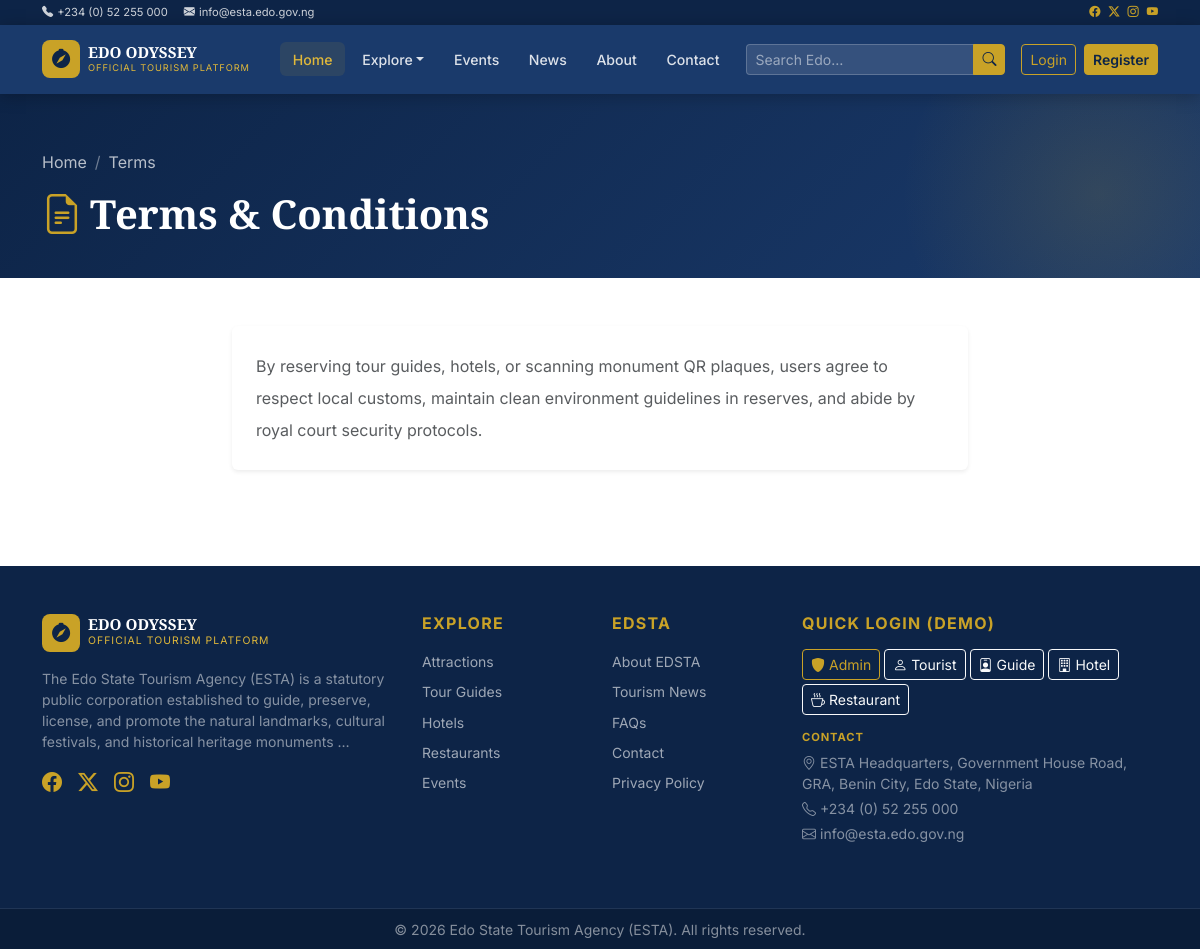
Screenshot of /terms with the database file from the repository.
### app/models/models.py (models this page shows)
class CMSSetting(db.Model):
    __tablename__ = "cms_settings"
    id = db.Column(db.Integer, primary_key=True)
    key = db.Column(db.String(100), unique=True, nullable=False, index=True)
    value = db.Column(db.Text, nullable=False)
    label = db.Column(db.String(150), nullable=True)
    group = db.Column(db.String(50), default="general", nullable=True)
    updated_at = db.Column(db.DateTime, default=datetime.utcnow, onupdate=datetime.utcnow)

### app/main/routes.py (the view)
@main_bp.route("/terms")
def terms():
    return render_template("main/terms.html")

### app/templates/main/terms.html (shortened to what this page needs)
{% extends "base.html" %}
{% block content %}
<div class="page-hero"><div class="container"><nav aria-label="breadcrumb"><ol class="breadcrumb"><li class="breadcrumb-item"><a href="{{ url_for('main.home') }}">Home</a></li><li class="breadcrumb-item active">Terms</li></ol></nav><h1><i class="bi bi-file-earmark-text me-2 text-gold"></i>Terms & Conditions</h1></div></div>
<div class="container py-5"><div class="row justify-content-center"><div class="col-lg-8">
  <div class="card border-0 shadow-sm p-4">
    <div class="text-muted lh-lg">
    {{ cms.get('terms_conditions','<h5>1. Acceptance</h5><p>By using Edo Odyssey, you agree to these Terms & Conditions. If you do not agree, please do not use the platform.</p><h5>2. Account Responsibility</h5><p>You are responsible for maintaining the confidentiality of your account credentials and all activities under your account.</p><h5>3. Bookings & Payments</h5><p>All bookings are subject to availability. Prices are in Nigerian Naira (₦). Cancellation policies vary by service provider.</p><h5>4. Guide & Vendor Listings</h5><p>ESTA verifies guide credentials before publication. Hotel and restaurant listings are provided in good faith; ESTA is not liable for service quality disputes.</p><h5>5. Content</h5><p>Users may not post offensive, fraudulent, or misleading content. ESTA reserves the right to remove any content at its discretion.</p><h5>6. Limitation of Liability</h5><p>ESTA is not liable for any indirect, incidental, or consequential damages arising from your use of the platform.</p><h5>7. Changes</h5><p>We may update these terms at any time. Continued use of the platform constitutes acceptance of updated terms.</p>') | safe }}
    </div>
  </div>
</div></div></div>
{% endblock %}

### app/templates/base.html (shortened to what this page needs)
<!DOCTYPE html>
<html lang="en">
<head>
  <link href="https://cdn.jsdelivr.net/npm/bootstrap@5.3.3/dist/css/bootstrap.min.css" rel="stylesheet">
  <link href="https://cdn.jsdelivr.net/npm/bootstrap-icons@1.11.3/font/bootstrap-icons.css" rel="stylesheet">
  <link rel="stylesheet" href="{{ url_for('static', filename='css/main.css') }}">
</head>
<body>
<div class="top-banner py-1 d-none d-md-block">
  <div class="container d-flex justify-content-between align-items-center">
    <div class="d-flex gap-3 small">
      <span><i class="bi bi-telephone-fill me-1"></i>{{ settings.get('contact_phone', '') if settings else '' }}</span>
      <span><i class="bi bi-envelope-fill me-1"></i>{{ settings.get('contact_email', '') if settings else '' }}</span>
    </div>
    <div class="d-flex gap-2 small">
      <a href="#" class="text-gold"><i class="bi bi-facebook"></i></a>
      <a href="#" class="text-gold"><i class="bi bi-twitter-x"></i></a>
      <a href="#" class="text-gold"><i class="bi bi-instagram"></i></a>
      <a href="#" class="text-gold"><i class="bi bi-youtube"></i></a>
    </div>
  </div>
</div>
<nav class="navbar navbar-expand-lg navbar-dark main-navbar sticky-top">
  <div class="container">
    <a class="navbar-brand d-flex align-items-center gap-2" href="{{ url_for('main.home') }}">
      <div class="brand-icon"><i class="bi bi-compass-fill"></i></div>
      <div>
        <div class="brand-title">EDO ODYSSEY</div>
        <div class="brand-subtitle">Official Tourism Platform</div>
      </div>
    </a>
    <div class="collapse navbar-collapse" id="mainNav">
      <ul class="navbar-nav mx-auto gap-1">
        <li class="nav-item"><a class="nav-link {% if request.endpoint and request.endpoint.startswith('main') %}active{% endif %}" href="{{ url_for('main.home') }}">Home</a></li>
        <li class="nav-item dropdown">
          <a class="nav-link dropdown-toggle" href="#" data-bs-toggle="dropdown">Explore</a>
        </li>
        <li class="nav-item"><a class="nav-link {% if request.endpoint and request.endpoint.startswith('events') %}active{% endif %}" href="{{ url_for('events.list_events') }}">Events</a></li>
        <li class="nav-item"><a class="nav-link {% if request.endpoint and request.endpoint.startswith('news') %}active{% endif %}" href="{{ url_for('news.list_news') }}">News</a></li>
        <li class="nav-item"><a class="nav-link" href="{{ url_for('main.about') }}">About</a></li>
        <li class="nav-item"><a class="nav-link" href="{{ url_for('main.contact') }}">Contact</a></li>
      </ul>
      <form class="d-flex me-3 search-form" action="{{ url_for('search.results') }}" method="get">
        <div class="input-group input-group-sm">
          <input class="form-control nav-search" type="search" name="q" placeholder="Search Edo…" value="{{ request.args.get('q','') }}">
          <button class="btn btn-gold btn-sm" type="submit"><i class="bi bi-search"></i></button>
        </div>
      </form>
      {% if current_user.is_authenticated %}
      <div class="dropdown">
        <button class="btn btn-outline-gold dropdown-toggle d-flex align-items-center gap-2" data-bs-toggle="dropdown">
          {% if current_user.avatar_url %}
          <img src="{{ current_user.avatar_url }}" class="rounded-circle" width="28" height="28" alt="">
          {% else %}
          <div class="avatar-initials-sm">{{ current_user.first_name[0] }}{{ current_user.last_name[0] }}</div>
          {% endif %}
          <span class="d-none d-lg-inline">{{ current_user.first_name }}</span>
          {% if unread_notifs > 0 %}
          <span class="badge bg-danger rounded-pill">{{ unread_notifs }}</span>
          {% endif %}
        </button>
        <ul class="dropdown-menu dropdown-menu-end">
          <li class="dropdown-header">{{ current_user.full_name }}<br><small class="text-muted">{{ current_user.role }}</small></li>
          <li><hr class="dropdown-divider"></li>
          <li><a class="dropdown-item" href="{{ url_for('dashboard.index') }}"><i class="bi bi-speedometer2 me-2"></i>Dashboard</a></li>
          <li><a class="dropdown-item" href="{{ url_for('dashboard.profile') }}"><i class="bi bi-person me-2"></i>Profile</a></li>
          {% if current_user.is_admin %}
          <li><a class="dropdown-item text-primary fw-semibold" href="{{ url_for('admin.dashboard') }}"><i class="bi bi-shield-check me-2"></i>Admin Panel</a></li>
          {% endif %}
          <li><hr class="dropdown-divider"></li>
          <li><a class="dropdown-item text-danger" href="{{ url_for('auth.logout') }}"><i class="bi bi-box-arrow-right me-2"></i>Logout</a></li>
        </ul>
      </div>
      {% else %}
      <div class="d-flex gap-2">
        <a href="{{ url_for('auth.login') }}" class="btn btn-outline-gold btn-sm">Login</a>
        <a href="{{ url_for('auth.register') }}" class="btn btn-gold btn-sm">Register</a>
      </div>
      {% endif %}
    </div>
  </div>
</nav>
{% block content %}{% endblock %}
<footer class="site-footer mt-5">
  <div class="footer-top py-5">
    <div class="container">
      <div class="row g-4">
        <div class="col-lg-4">
          <div class="d-flex align-items-center gap-2 mb-3">
            <div class="brand-icon"><i class="bi bi-compass-fill"></i></div>
            <div>
              <div class="brand-title text-white">EDO ODYSSEY</div>
              <div class="brand-subtitle" style="font-size:0.65rem">Official Tourism Platform</div>
            </div>
          </div>
          <p class="text-white-50 small">{{ (settings.get('about_agency', 'Discover the rich cultural heritage of Edo State.')[:200] + '…') if settings else 'Discover the rich cultural heritage of Edo State.' }}</p>
          <div class="d-flex gap-3 mt-3">
            <a href="#" class="text-gold fs-5"><i class="bi bi-facebook"></i></a>
            <a href="#" class="text-gold fs-5"><i class="bi bi-twitter-x"></i></a>
            <a href="#" class="text-gold fs-5"><i class="bi bi-instagram"></i></a>
            <a href="#" class="text-gold fs-5"><i class="bi bi-youtube"></i></a>
          </div>
        </div>
        <div class="col-lg-2 col-6">
          <h6 class="text-gold fw-bold mb-3 text-uppercase letter-spacing">Explore</h6>
          <ul class="list-unstyled footer-links">
            <li><a href="{{ url_for('attractions.list_attractions') }}">Attractions</a></li>
            <li><a href="{{ url_for('guides.list_guides') }}">Tour Guides</a></li>
            <li><a href="{{ url_for('hotels.list_hotels') }}">Hotels</a></li>
            <li><a href="{{ url_for('restaurants.list_restaurants') }}">Restaurants</a></li>
            <li><a href="{{ url_for('events.list_events') }}">Events</a></li>
          </ul>
        </div>
        <div class="col-lg-2 col-6">
          <h6 class="text-gold fw-bold mb-3 text-uppercase letter-spacing">EDSTA</h6>
          <ul class="list-unstyled footer-links">
            <li><a href="{{ url_for('main.about') }}">About EDSTA</a></li>
            <li><a href="{{ url_for('news.list_news') }}">Tourism News</a></li>
            <li><a href="{{ url_for('main.faq') }}">FAQs</a></li>
            <li><a href="{{ url_for('main.contact') }}">Contact</a></li>
            <li><a href="{{ url_for('main.privacy') }}">Privacy Policy</a></li>
          </ul>
        </div>
        <div class="col-lg-4">
          <h6 class="text-gold fw-bold mb-3 text-uppercase letter-spacing">Quick Login (Demo)</h6>
          <div class="d-flex flex-wrap gap-1 mb-3">
            <a href="{{ url_for('auth.quick_login', role='admin') }}" class="btn btn-outline-gold btn-sm"><i class="bi bi-shield-fill me-1"></i>Admin</a>
            <a href="{{ url_for('auth.quick_login', role='tourist') }}" class="btn btn-outline-light btn-sm"><i class="bi bi-person me-1"></i>Tourist</a>
            <a href="{{ url_for('auth.quick_login', role='guide') }}" class="btn btn-outline-light btn-sm"><i class="bi bi-person-badge me-1"></i>Guide</a>
            <a href="{{ url_for('auth.quick_login', role='hotel') }}" class="btn btn-outline-light btn-sm"><i class="bi bi-building me-1"></i>Hotel</a>
            <a href="{{ url_for('auth.quick_login', role='restaurant') }}" class="btn btn-outline-light btn-sm"><i class="bi bi-cup-hot me-1"></i>Restaurant</a>
          </div>
          <h6 class="text-gold fw-bold mb-2 text-uppercase letter-spacing" style="font-size:0.7rem">Contact</h6>
          <p class="text-white-50 small mb-1"><i class="bi bi-geo-alt me-1"></i>{{ settings.get('contact_address', '') if settings else '' }}</p>
          <p class="text-white-50 small mb-1"><i class="bi bi-telephone me-1"></i>{{ settings.get('contact_phone', '') if settings else '' }}</p>
          <p class="text-white-50 small"><i class="bi bi-envelope me-1"></i>{{ settings.get('contact_email', '') if settings else '' }}</p>
        </div>
      </div>
    </div>
  </div>
  <div class="footer-bottom py-2 text-center">
    <small class="text-white-50">{{ settings.get('footer_text', '© 2026 Edo State Tourism Agency. All rights reserved.') if settings else '© 2026 Edo State Tourism Agency. All rights reserved.' }}</small>
  </div>
</footer>
</body>
</html>

### app/static/css/main.css (style rules this page uses)
:root { --blue-900: #0d2447; --blue-800: #1a3a6b; --blue-700: #1d4385; --blue-600: #2255a4; --blue-100: #e8f0fe; --gold-600: #a07d10; --gold-500: #c9a227; --gold-400: #e0b83a; --gold-100: #fdf6e3; --gray-50: #f8f9fa; --gray-100: #f0f2f5; --gray-200: #e2e8f0; --text-dark: #1a202c; --text-muted: #6c757d; --restaurant: #e05c27; --restaurant-hover: #c94a1a; --radius: 12px; --shadow: 0 4px 20px rgba(26,58,107,.12); --shadow-lg: 0 8px 40px rgba(26,58,107,.18); --transition: .25s ease; }
body { font-family: 'Inter', sans-serif; color: var(--text-dark); background: #fff; }
h1,h2,h3,h4,h5,.display-heading { font-family: 'Playfair Display', serif; }
a { text-decoration: none; transition: color var(--transition); }
.letter-spacing { letter-spacing: .08em; }
.text-gold { color: var(--gold-500) !important; }
.top-banner { background: var(--blue-900); color: rgba(255,255,255,.8); font-size:.8rem; }
.top-banner a { color: var(--gold-400); }
.main-navbar { background: var(--blue-800); box-shadow: 0 2px 16px rgba(0,0,0,.25); padding: .65rem 0; z-index: 1030; }
.main-navbar .nav-link { color: rgba(255,255,255,.85) !important; font-size: .88rem; font-weight: 500; padding: .4rem .8rem !important; border-radius: 6px; transition: all var(--transition); }
.main-navbar .nav-link:hover, .main-navbar .nav-link.active { color: var(--gold-400) !important; background: rgba(201,162,39,.1); }
.brand-icon { width: 38px; height: 38px; background: var(--gold-500); border-radius: 8px; display: flex; align-items: center; justify-content: center; font-size: 1.2rem; color: var(--blue-900); }
.brand-title { font-family: 'Playfair Display',serif; font-size: .95rem; font-weight: 700; color: #fff; line-height: 1.1; }
.brand-subtitle { font-size: .58rem; color: var(--gold-400); text-transform: uppercase; letter-spacing: .1em; }
.btn-gold { background: var(--gold-500); border-color: var(--gold-500); color: var(--blue-900); font-weight: 600; }
.btn-outline-gold { border-color: var(--gold-500); color: var(--gold-500); }
.nav-search { background: rgba(255,255,255,.12); border: 1px solid rgba(255,255,255,.2); color: #fff; font-size: .85rem; }
.nav-search::placeholder { color: rgba(255,255,255,.5); }
.page-hero { background: linear-gradient(135deg, var(--blue-900) 0%, var(--blue-800) 100%); padding: 3.5rem 0 2rem; color: #fff; position: relative; overflow: hidden; }
.page-hero::after { content: ''; position: absolute; right: -100px; top: -100px; width: 400px; height: 400px; background: radial-gradient(circle, rgba(201,162,39,.15) 0%, transparent 70%); border-radius: 50%; }
.page-hero h1 { font-size: clamp(1.6rem,4vw,2.5rem); font-weight: 700; }
.breadcrumb-item a, .breadcrumb-item.active { color: rgba(255,255,255,.7); }
.breadcrumb-item + .breadcrumb-item::before { color: rgba(255,255,255,.4); }
.site-footer { background: var(--blue-900); }
.footer-top { border-bottom:1px solid rgba(255,255,255,.08); }
.footer-bottom { background: rgba(0,0,0,.2); }
.footer-links li { margin-bottom:.4rem; }
.footer-links a { color:rgba(255,255,255,.6); font-size:.875rem; transition:color var(--transition); }

### rows the page displays
CMSSetting: value "+234 (0) 52 255 000"
CMSSetting: value "info@esta.edo.gov.ng"
CMSSetting: value "By reserving tour guides, hotels, or scanning monument QR plaques, users agree to respect local customs, maintain clean environment guidelines in reserves, and abide by royal court security protocols."
CMSSetting: value "The Edo State Tourism Agency (ESTA) is a statutory public corporation established to guide, preserve, license, and promote the natural landmarks, cultural festivals, and historical heritage monuments …"
CMSSetting: value "ESTA Headquarters, Government House Road, GRA, Benin City, Edo State, Nigeria"
CMSSetting: value "© 2026 Edo State Tourism Agency (ESTA). All rights reserved."
